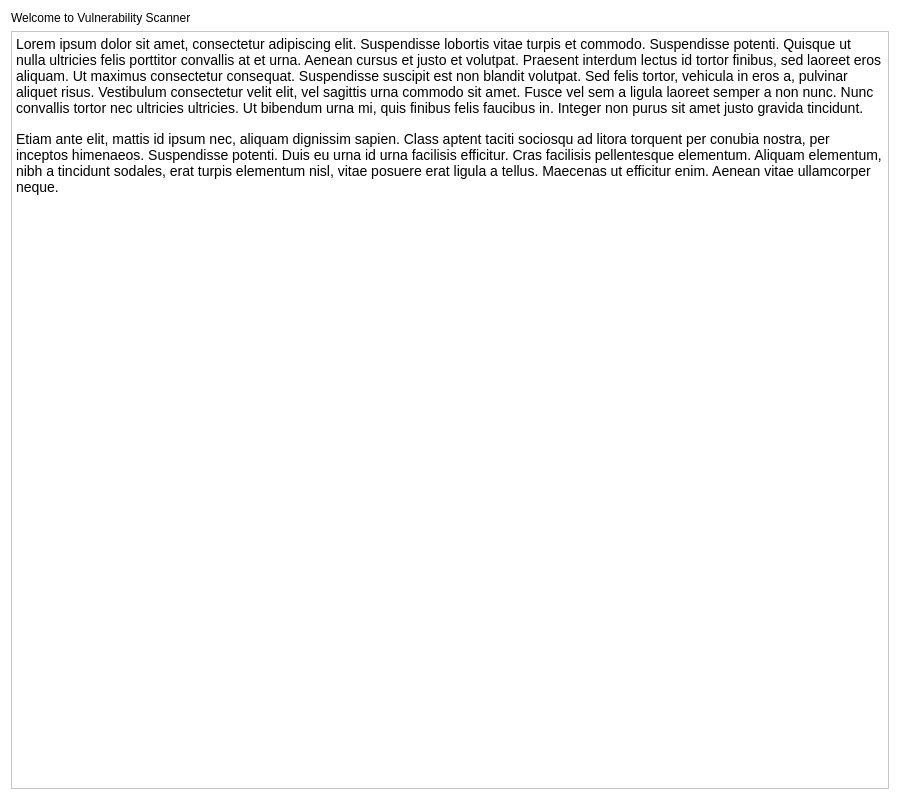
<?xml version="1.0" encoding="UTF-8"?>
<ui version="4.0">
 <class>Form</class>
 <widget class="QWidget" name="Form">
  <property name="geometry">
   <rect>
    <x>0</x>
    <y>0</y>
    <width>900</width>
    <height>800</height>
   </rect>
  </property>
  <property name="windowTitle">
   <string>Form</string>
  </property>
  <property name="styleSheet">
   <string notr="true">background-color: rgb(255, 255, 255);</string>
  </property>
  <layout class="QVBoxLayout" name="verticalLayout">
   <item>
    <layout class="QVBoxLayout" name="verticalLayout_2">
     <item alignment="Qt::AlignLeft|Qt::AlignTop">
      <widget class="QLabel" name="msgLabel">
       <property name="text">
        <string>Welcome to Vulnerability Scanner </string>
       </property>
       <property name="buddy">
        <cstring></cstring>
       </property>
      </widget>
     </item>
     <item>
      <widget class="QTextBrowser" name="textBrowser">
       <property name="html">
        <string>&lt;!DOCTYPE HTML PUBLIC &quot;-//W3C//DTD HTML 4.0//EN&quot; &quot;http://www.w3.org/TR/REC-html40/strict.dtd&quot;&gt;
&lt;html&gt;&lt;head&gt;&lt;meta name=&quot;qrichtext&quot; content=&quot;1&quot; /&gt;&lt;style type=&quot;text/css&quot;&gt;
p, li { white-space: pre-wrap; }
&lt;/style&gt;&lt;/head&gt;&lt;body style=&quot; font-family:'MS Shell Dlg 2'; font-size:12pt; font-weight:400; font-style:normal;&quot;&gt;
&lt;p style=&quot; margin-top:0px; margin-bottom:15px; margin-left:0px; margin-right:0px; -qt-block-indent:0; text-indent:0px; background-color:#ffffff;&quot;&gt;&lt;span style=&quot; font-family:'Open Sans,Arial,sans-serif'; font-size:14px; color:#000000; background-color:#ffffff;&quot;&gt;Lorem ipsum dolor sit amet, consectetur adipiscing elit. Suspendisse lobortis vitae turpis et commodo. Suspendisse potenti. Quisque ut nulla ultricies felis porttitor convallis at et urna. Aenean cursus et justo et volutpat. Praesent interdum lectus id tortor finibus, sed laoreet eros aliquam. Ut maximus consectetur consequat. Suspendisse suscipit est non blandit volutpat. Sed felis tortor, vehicula in eros a, pulvinar aliquet risus. Vestibulum consectetur velit elit, vel sagittis urna commodo sit amet. Fusce vel sem a ligula laoreet semper a non nunc. Nunc convallis tortor nec ultricies ultricies. Ut bibendum urna mi, quis finibus felis faucibus in. Integer non purus sit amet justo gravida tincidunt.&lt;/span&gt;&lt;/p&gt;
&lt;p style=&quot; margin-top:0px; margin-bottom:15px; margin-left:0px; margin-right:0px; -qt-block-indent:0; text-indent:0px; background-color:#ffffff;&quot;&gt;&lt;span style=&quot; font-family:'Open Sans,Arial,sans-serif'; font-size:14px; color:#000000; background-color:#ffffff;&quot;&gt;Etiam ante elit, mattis id ipsum nec, aliquam dignissim sapien. Class aptent taciti sociosqu ad litora torquent per conubia nostra, per inceptos himenaeos. Suspendisse potenti. Duis eu urna id urna facilisis efficitur. Cras facilisis pellentesque elementum. Aliquam elementum, nibh a tincidunt sodales, erat turpis elementum nisl, vitae posuere erat ligula a tellus. Maecenas ut efficitur enim. Aenean vitae ullamcorper neque.&lt;/span&gt;&lt;/p&gt;&lt;/body&gt;&lt;/html&gt;</string>
       </property>
      </widget>
     </item>
    </layout>
   </item>
  </layout>
 </widget>
 <resources/>
 <connections/>
</ui>
